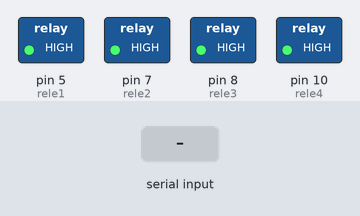
This sketch was run on a simulated Arduino Uno, built with avr-gcc and run on an emulated ATmega328P. Shown: switched loads named in the sketch (green lamp = pin HIGH). Inputs (shaded band) come from the test bench.

Above: at 1.2 s.
1.3 s: "4" received over Serial
At 2.2 s:
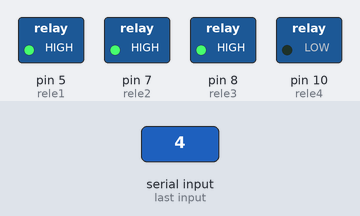
2.8 s: "3" received over Serial
At 3.4 s:
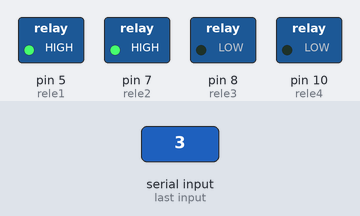
4.3 s: "R" received over Serial
At 5.5 s:
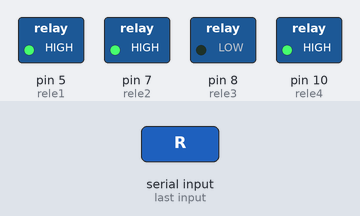
5.8 s: "2" received over Serial
At 6.9 s:
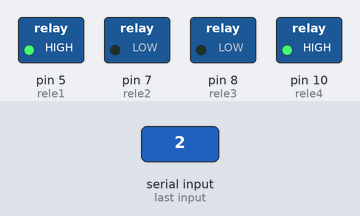
7.3 s: "E" received over Serial
At 8.0 s:
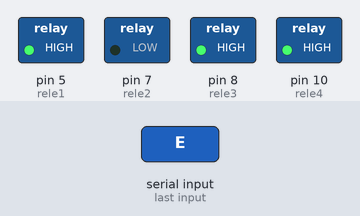
8.8 s: "1" received over Serial
At 9.2 s:
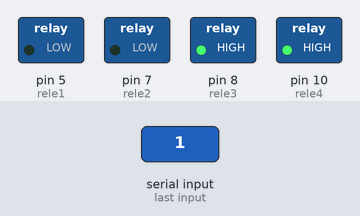
Timing chart, 0 to 11.3 s (numbered marks = the images above; inputs shaded):
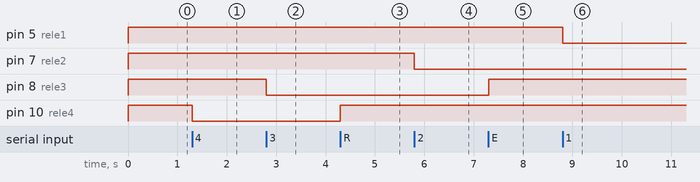

The sketch:

APP_RELE_TEMP_UJMI.ino
```cpp
#include<dht11.h>

dht11 sensor;
int rele1 = 5;
int rele2 = 7;
int rele3 = 8;
int rele4 = 10;

void setup()
{
  Serial.begin(9600);
  pinMode(10, OUTPUT);
  pinMode(8, OUTPUT);
  pinMode(7, OUTPUT);
  pinMode(5, OUTPUT);

  digitalWrite(rele1, HIGH);
  digitalWrite(rele2, HIGH);
  digitalWrite(rele3, HIGH);
  digitalWrite(rele4, HIGH);
}

void loop()
{

  if (Serial.available())
  {

    int c = Serial.read();

    if (c == 'R')
    {
      digitalWrite(rele4, HIGH);
    }
     if (c == 'E')
    {
      digitalWrite(rele3, HIGH);
    }
     if (c == 'W')
    {
      digitalWrite(rele2, HIGH);
    }
     if (c == 'Q')
    {
      digitalWrite(rele1, HIGH);
    }
    else if (c == '4')
    {

      digitalWrite(rele4, LOW);
    }
    if (c == '3')
    {
      digitalWrite(rele3, LOW);
    }
    if (c == '2')
    {
      digitalWrite(rele2, LOW);
    }
     if (c == '1')
    {
      digitalWrite(rele1, LOW);
    }
     if (c == 'T')
    {
      int chk = sensor.read(2);
      Serial.print("    ");
      Serial.print("Temperatura (C): ");
      Serial.println((float)sensor.temperature, 2);
      Serial.print("    ");
      Serial.print("Umidade (%): ");
      Serial.println((float)sensor.humidity, 2);


    }
  }
}
```

Measured:
- after the input at 1.3 s, pin 10 (rele4): HIGH → LOW at once
- after the input at 2.8 s, pin 8 (rele3): HIGH → LOW at once
- after the input at 4.3 s, pin 10 (rele4): LOW → HIGH at once
- after the input at 5.8 s, pin 7 (rele2): HIGH → LOW at once
- after the input at 7.3 s, pin 8 (rele3): LOW → HIGH at once
- after the input at 8.8 s, pin 5 (rele1): HIGH → LOW at once
